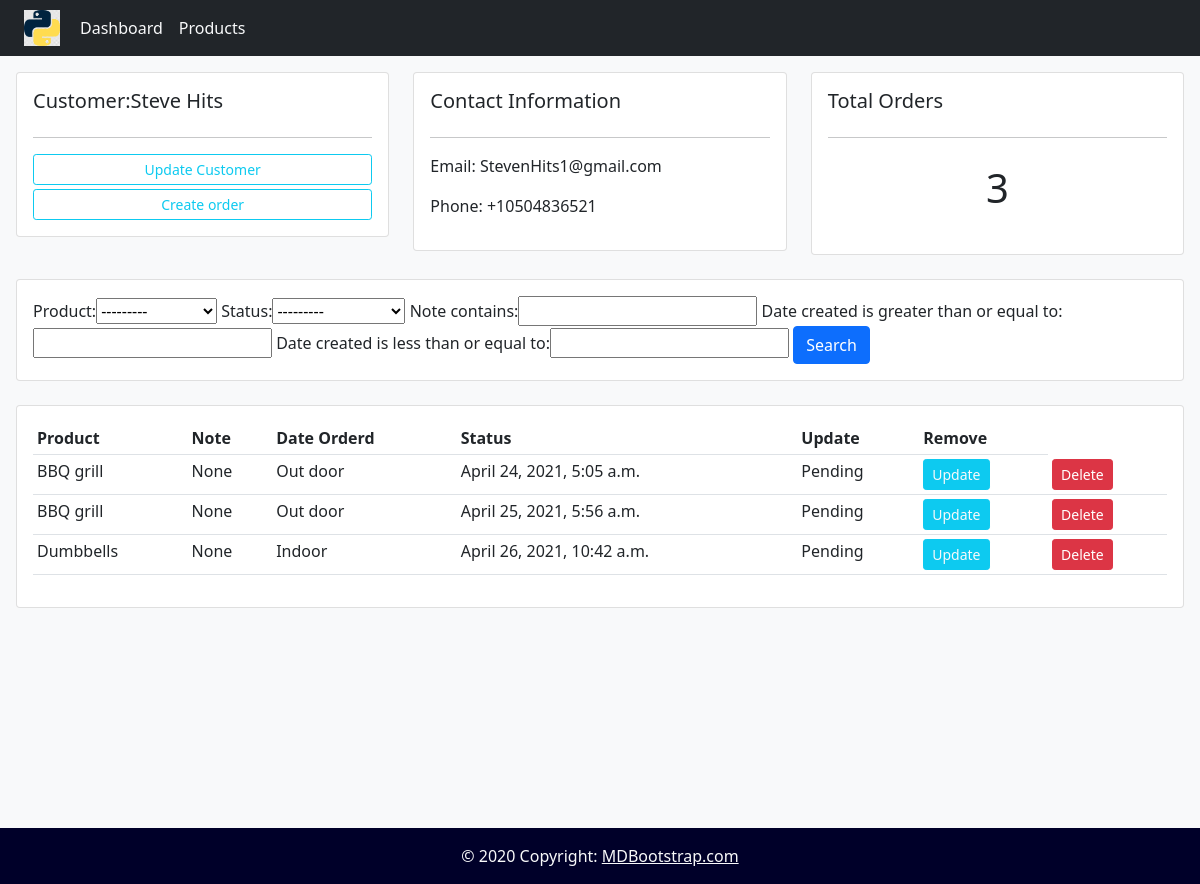
The app's page /customer/2/ with its own data.
### accounts/models.py (models this page shows, shortened)
class Customer(models.Model):
	name					= models.CharField(max_length = 50)
	email 					= models.EmailField(max_length = 250)
	phone_number 			= models.CharField(max_length = 12)
	date_created			= models.DateTimeField(auto_now_add = True ,null = True)
	class Meta:
		verbose_name = "Customer"
		verbose_name_plural = "Customers"

class Order(models.Model):
	STATUS = (
		('Pending','Pending'),
		('Out of delivery','Out of delivery'),
		('Delivered','Delivered')
		)
	customer 			= models.ForeignKey(Customer, null = True, on_delete=models.SET_NULL)
	product 			= models.ForeignKey(Product, null = True, on_delete=models.SET_NULL)
	date_created		= models.DateTimeField(auto_now_add = True, null = True)
	status 				= models.CharField(max_length = 100, choices = STATUS)
	note 				= models.CharField(max_length = 1000, null = True)
	class Meta:
		verbose_name = "Order"
		verbose_name_plural = "Orders"

class Product(models.Model):
	CATEGORY = (
		('Indoor','Indoor'),
		('Out door','Outdoor'),
		)
	name 				= models.CharField(max_length = 200, null = True)
	price 				= models.FloatField(null = True)
	category 			= models.CharField(max_length = 200, null = True, choices = CATEGORY)
	description 		= models.CharField(max_length = 200, null = True)
	date_created		= models.DateTimeField(auto_now_add = True, null = True)
	tag 				= models.ManyToManyField(Tag)
	def __str__(self):
		return self.name
	class Meta:
		verbose_name = "Product"
		verbose_name_plural = "Products"

### accounts/views.py (the view)
# urls.py: path('customer/<str:pk>/', views.customer, name='customer'),
def customer(request, pk):
	customer		= Customer.objects.get(id = pk)
	orders			= customer.order_set.all() #Обращаемся к ребенку(Order) и к его родителю (Product)
	orders_c		= orders.count()
	myFilter = OrderFilter(request.GET, queryset=orders) # Filter stuff
	orders = myFilter.qs
	return render(request,'accounts/customer.html',{
		'customer':customer,
		'orders':orders,
		'orders_c':orders_c,
		'myFilter':myFilter,
		})

### accounts/templates/accounts/customer.html
{%  extends 'base.html' %}
{% block content %}
<div class="w-85 p-3 mx-auto">
	<div class="row">
		<div class="col-md">
			<div class="card card-body">
				<h5>Customer:{{customer.name}}</h5>
				<hr>
				<a class="btn btn-outline-info  btn-sm btn-block" href="">Update Customer</a>
				<a class="btn btn-outline-info  btn-sm btn-block mt-1" href="{% url 'create_order' customer.id %}">Create order</a>
			</div>
		</div>
		<div class="col-md">
			<div class="card card-body">
				<h5>Contact Information</h5>
				<hr>
				<p>Email: {{customer.email}}</p>
				<p>Phone: {{customer.phone_number}} </p>
			</div>
		</div>
		<div class="col-md">
			<div class="card card-body">
				<h5>Total Orders</h5>
				<hr>
				<h1 style="text-align: center;padding: 10px">{{ orders_c }}<h1>
			</div>
		</div>
	</div>
	<br>
	<div class="row">
		<div class="col">
			<div class="card card-body">
				<form method="get">
					{{myFilter.form}}
			    <button class="btn btn-primary" type="submit">Search</button>
			  </form>
			</div>
		</div>
	</div>
	<br>
	<div class="row">
		<div class="col-md">
			<div class="card card-body">
				<table class="table table-sm">
					<tr>
						<th>Product</th>
						<th>Note</th>
						<th>Date Orderd</th>
						<th>Status</th>
						<th>Update</th>
						<th>Remove</th>
					</tr>
					{% for i in orders %}
					<tr>
						<td>{{i.product}}</td>
						<td>{{i.note}}</td>
						<td>{{i.product.category}}</td>
						<td>{{i.date_created}}</td>
						<td>{{i.status}}</th>
						<td><a href="" class ="btn btn-sm btn-info text-light">Update</a></td>
						<td><a href="" class ="btn btn-sm btn-danger">Delete</a></td>
					</tr>
					{% endfor %}
				</table>
			</div>
		</div>
	</div>
</div>
{% endblock %}

### static/css/status.css (style rules this page uses)
body { background-color: #ebeff5; }

### records on screen
Customer: name "Steve Hits", email "StevenHits1@gmail.com", phone_number "+10504836521"
Order: product "BBQ grill", note "None", product.category "Out door", date_created "April 24, 2021, 5:05 a.m.", status "Pending"
Order: product "BBQ grill", note "None", product.category "Out door", date_created "April 25, 2021, 5:56 a.m.", status "Pending"
Order: product "Dumbbells", note "None", product.category "Indoor", date_created "April 26, 2021, 10:42 a.m.", status "Pending"

### other values on screen
{{ orders_c }} "3"
